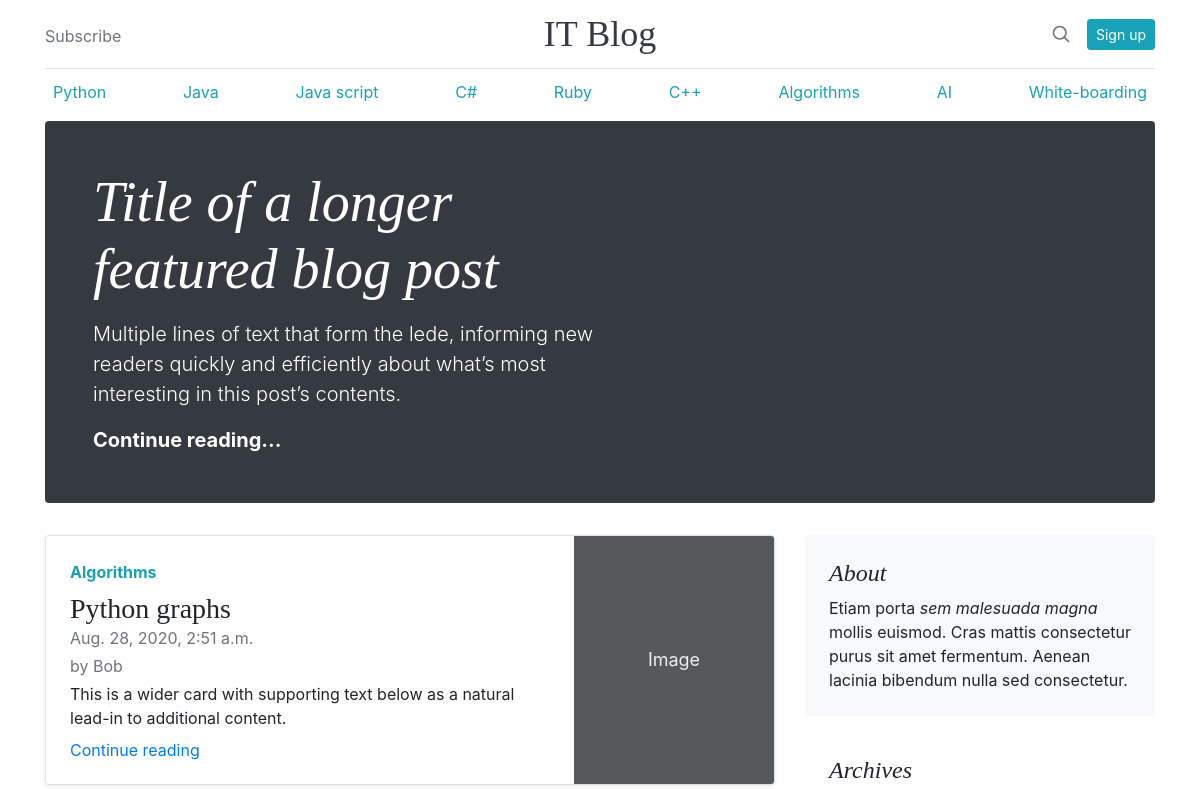
Before: / (upper part) with the older database file.
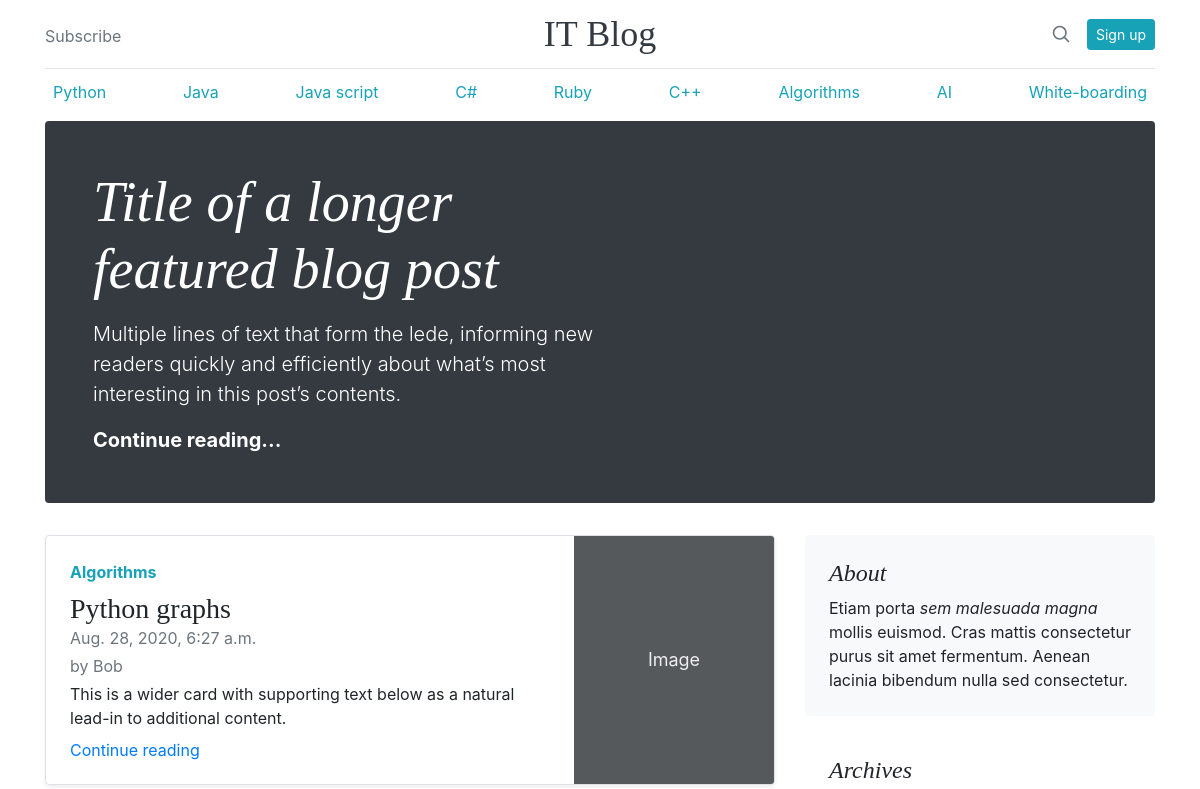
After: the same page with the newer database file.
### blog/models.py (models this page shows)
class Blog(models.Model):
    title = models.CharField(max_length=64)
    author = models.ForeignKey('auth.user', on_delete=models.CASCADE)
    rubric = models.CharField(max_length=64, null=True)
    body = models.TextField(null=True)
    time = models.DateTimeField(auto_now=True)

### blog/views.py (the view)
# urls.py: path('', HomePageView.as_view(), name='home'),
class HomePageView(ListView):
    template_name = "home.html"
    model = Blog

### templates/home.html (shortened to what this page needs)
{% extends 'base.html'%}
{% block content %}
    {% for blog in object_list%}
    <div class="row no-gutters border rounded overflow-hidden flex-md-row mb-4 shadow-sm h-md-250 position-relative">
        <div class="col p-4 d-flex flex-column position-static">
            <strong class="d-inline-block mb-2 text-info">{{blog.rubric}}</strong>
            <h3 class="mb-0">{{blog.title}}</h3>
            <div class="mb-1 text-muted">{{blog.time}}</div>
            <div class="mb-1 text-muted">by {{blog.author}}</div>
            <p class="card-text mb-auto">This is a wider card with supporting text below as a natural lead-in to additional content.</p>
            <a href="{% url 'post_detail' blog.id %}" class="stretched-link">Continue reading</a>
        </div>
        <div class="col-auto d-none d-lg-block">
            <svg class="bd-placeholder-img" width="200" height="250" xmlns="http://www.w3.org/2000/svg" preserveAspectRatio="xMidYMid slice" focusable="false" role="img" aria-label="Placeholder: Thumbnail"><title>Placeholder</title><rect width="100%" height="100%" fill="#55595c"/><text x="50%" y="50%" fill="#eceeef" dy=".3em">Image</text></svg>
        </div>
    </div>
    {% endfor %}
{%endblock content %}

Changed rows visible on the page:
changed Blog "Python graphs": time "Aug. 28, 2020, 2:51 a.m." → "Aug. 28, 2020, 6:27 a.m."
